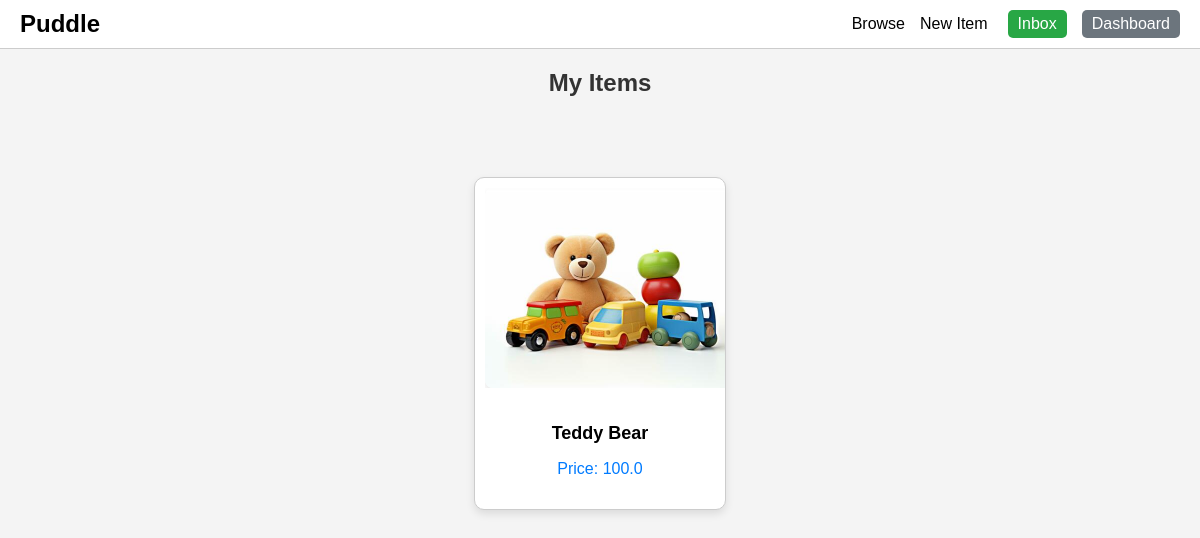
Screenshot of /dashboard/ (signed in) with the database file from the repository.
### item/models.py (models this page shows, shortened)
class Item(models.Model):
    category = models.ForeignKey(Category, related_name='items', on_delete=models.CASCADE)
    name = models.CharField(max_length=255)
    description = models.TextField(blank=True, null=True)
    image = models.ImageField(upload_to='item_images', blank=True, null=True)
    price = models.FloatField()
    is_sold = models.BooleanField(default=False)
    created_by = models.ForeignKey(User, related_name='items', on_delete=models.CASCADE)
    created_at = models.DateTimeField(auto_now_add=True)

### dashboard/views.py (the view)
# urls.py: path("", views.index, name="index"),
@login_required
def index(request):
    items = Item.objects.filter(created_by=request.user)
    return render(request, 'dashboard/index.html', {
        'items': items
    })

### dashboard/templates/dashboard/index.html (shortened to what this page needs)
{% extends 'core/base.html' %}
{% load static %}
{% block body %}
    <h2 class="new">My Items</h2>
    <div class="grid">
        {% for item in items%}
        <div class="py">
            <a href="{% url 'item:detail' item.id %}">
                <div class="img">
                    <img src="{{item.image.url}}">
                </div>
                <div class="price">
                    <h2>{{item.name}}</h2>
                    <p>Price: {{item.price}}</p>
                </div>
            </a>
        </div>
        {% endfor %}
    </div>
{% endblock %}

### core/static/core/yab.css (style rules this page uses)
body { font-family: Arial, sans-serif; margin: 0; padding: 0; background-color: #f4f4f4; }
.img { width: calc(33.333% - 20px); height: auto; overflow: hidden; margin: 10px; }
.img img { width: 100%; height: auto; border-radius: 8px; box-shadow: 0 4px 8px rgba(0, 0, 0, 0.1); transition: transform 0.3s ease-in-out, box-shadow 0.3s ease-in-out; }
.py { margin: 20px; }
.grid { display: flex; flex-wrap: wrap; gap: 20px; }
body { font-family: 'Arial', sans-serif; margin: 0; padding: 0; background-color: #f8f8f8; }
h2.new { font-size: 1.5em; color: #333; text-align: center; margin-top: 20px; padding-bottom: 40px; }
a { text-decoration: none; color: inherit; }
.price { padding: 15px; }
.price h2 { font-size: 18px; margin: 10px 0; }
.price p { font-size: 16px; color: #007bff; }
.new { font-size: 24px; margin-bottom: 20px; text-align: center; }
.grid { display: flex; flex-wrap: wrap; gap: 20px; justify-content: center; }
.py { background-color: #fff; border: 1px solid #ccc; border-radius: 10px; overflow: hidden; box-shadow: 0 4px 8px rgba(0, 0, 0, 0.1); transition: transform 0.3s ease; width: calc(33.33% - 20px); max-width: 250px; text-align: center; margin-bottom: 20px; }
.img { width: 100%; height: 200px; overflow: hidden; position: relative; }
.img img { width: 100%; height: 100%; object-fit: cover; transition: transform 0.3s ease; }
body { font-family: Arial, sans-serif; background-color: #f4f4f4; margin: 0; padding: 0; }

### rows the page displays
Item: image (picture), name "Teddy Bear", price "100.0"
